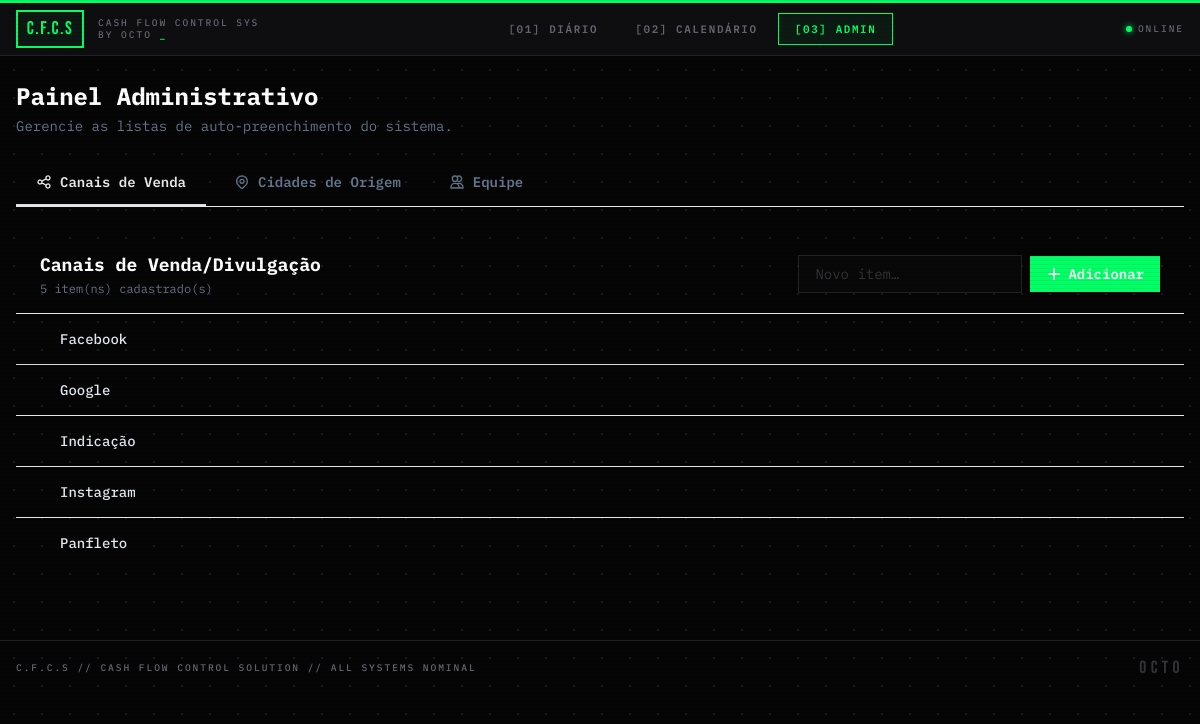
The page /admin on the database its author committed.
### tables this page shows
CREATE TABLE configuracoes (
                id    INTEGER PRIMARY KEY AUTOINCREMENT,
                tipo  TEXT    NOT NULL,
                valor TEXT    NOT NULL,
                UNIQUE(tipo, valor)
            );

### app.py (the view)
@app.route("/admin", methods=["GET"])
def admin():
    canais = get_config("canal")
    cidades = get_config("cidade")
    equipe = get_config("equipe")
    whatsapp_numero = get_whatsapp_numero() or ""
    return render_template(
        "admin.html",
        canais=canais,
        cidades=cidades,
        equipe=equipe,
        whatsapp_numero=whatsapp_numero,
    )

### app.py (called while the page is built)
def get_config(tipo: str) -> list[str]:
    with get_connection() as conn:
        rows = conn.execute(
            "SELECT valor FROM configuracoes WHERE tipo = ? ORDER BY valor",
            (tipo,),
        ).fetchall()
    return [r["valor"] for r in rows]

### database.py (called while the page is built)
def get_connection():
    conn = sqlite3.connect(DB_PATH)
    conn.row_factory = sqlite3.Row
    conn.execute("PRAGMA journal_mode=WAL;")
    conn.execute("PRAGMA foreign_keys=ON;")
    return conn

def get_whatsapp_numero() -> str | None:
    with get_connection() as conn:
        row = conn.execute(
            "SELECT valor FROM configuracoes WHERE tipo = 'whatsapp_numero' LIMIT 1"
        ).fetchone()
    return row["valor"] if row else None

### templates/admin.html (shortened to what this page needs)
{% extends "base.html" %}
{% block content %}
<div class="mb-6 animate-fadeInUp">
  <h1 class="text-2xl font-bold text-white">Painel Administrativo</h1>
  <p class="text-sm text-slate-500 mt-1">Gerencie as listas de auto-preenchimento do sistema.</p>
</div>
<div x-data="{ activeTab: 'canal' }">
  <div class="flex gap-2 mb-6 border-b border-brand-800/40 pb-0 animate-fadeInUp">
    {% for tab, label, icon in [
        ('canal',  'Canais de Venda',    'M8.684 13.342C8.886 12.938 9 12.482 9 12c0-.482-.114-.938-.316-1.342m0 2.684a3 3 0 110-2.684m0 2.684l6.632 3.316m-6.632-6l6.632-3.316m0 0a3 3 0 105.367-2.684 3 3 0 00-5.367 2.684zm0 9.316a3 3 0 105.368 2.684 3 3 0 00-5.368-2.684z'),
        ('cidade', 'Cidades de Origem',  'M17.657 16.657L13.414 20.9a1.998 1.998 0 01-2.827 0l-4.244-4.243a8 8 0 1111.314 0z M15 11a3 3 0 11-6 0 3 3 0 016 0z'),
        ('equipe', 'Equipe',             'M12 4.354a4 4 0 110 5.292M15 21H3v-1a6 6 0 0112 0v1zm0 0h6v-1a6 6 0 00-9-5.197M13 7a4 4 0 11-8 0 4 4 0 018 0z')
    ] %}
      <button onclick="setTab('{{ tab }}')" id="tab-btn-{{ tab }}"
              class="tab-btn flex items-center gap-2 px-5 py-3 text-sm font-semibold rounded-t-xl border-b-2 transition-all
                     {% if loop.first %}text-brand-300 border-brand-500 bg-brand-950/40{% else %}text-slate-500 border-transparent hover:text-slate-300{% endif %}">
        <svg xmlns="http://www.w3.org/2000/svg" class="w-4 h-4" fill="none" viewBox="0 0 24 24" stroke="currentColor" stroke-width="2">
          <path stroke-linecap="round" stroke-linejoin="round" d="{{ icon }}"/>
        </svg>
        {{ label }}
      </button>
  </div>
  {% for tipo, label, items in [
      ('canal',  'Canais de Venda/Divulgação', canais),
      ('cidade', 'Cidades de Origem',          cidades),
      ('equipe', 'Equipe (Fotógrafos e Vendedores)', equipe)
  ] %}
    <div id="tab-{{ tipo }}"
         class="tab-panel {% if not loop.first %}hidden{% endif %} animate-fadeInUp">
      <div class="glass rounded-2xl shadow-card overflow-hidden">
        <div class="px-6 pt-5 pb-4 border-b border-brand-800/40 flex flex-col sm:flex-row sm:items-center gap-4 justify-between">
          <div>
            <h2 class="font-bold text-white text-lg">{{ label }}</h2>
            <p class="text-xs text-slate-500 mt-0.5">{{ items|length }} item(ns) cadastrado(s)</p>
          </div>
          <form action="/admin/add" method="POST" class="flex gap-2 items-center">
            <input type="text" name="valor"
                   class="input-field rounded-xl px-4 py-2 text-sm w-56"
                   placeholder="Novo item…"
                   required
                   id="add-input-{{ tipo }}" />
            <button type="submit"
                    class="btn-primary text-white text-sm font-semibold px-4 py-2 rounded-xl flex items-center gap-1.5 shadow-glow-sm whitespace-nowrap">
              <svg xmlns="http://www.w3.org/2000/svg" class="w-4 h-4" fill="none" viewBox="0 0 24 24" stroke="currentColor" stroke-width="2.5">
                <path stroke-linecap="round" stroke-linejoin="round" d="M12 4v16m8-8H4"/>
              </svg>
              Adicionar
            </button>
          </form>
        </div>
        {% if items %}
          <ul class="divide-y divide-brand-900/50">
            {% for item in items %}
              <li class="flex items-center justify-between px-6 py-3 group hover:bg-brand-900/10 transition-colors">
                <div class="flex items-center gap-3">
                  <div class="w-2 h-2 rounded-full
                              {% if tipo == 'canal' %}bg-brand-500{% elif tipo == 'cidade' %}bg-emerald-500{% else %}bg-amber-500{% endif %}">
                  </div>
                  <span class="text-sm text-slate-200 font-medium">{{ item }}</span>
                </div>
                <form action="/admin/delete" method="POST"
                      onsubmit="return confirm('Remover \'{{ item }}\' da lista?');">
                </form>
              </li>
            {% endfor %}
          </ul>
        {% endif %}
      </div>
    </div>
  {% endfor %}
</div>
{% endblock %}

### templates/base.html (style rules this page uses)
:root { --bg: #050505; --s1: #0E0E10; --s2: #141416; --s3: #1C1C1F; --bd: #222226; --bd2: #2E2E34; --neon: #00FF66; --acid: #CCFF00; --warn: #FFB800; --danger: #FF2255; --wa: #25D366; --txt: #E8E8E8; --dim: #666672; --muted: #333338; }
*, *::before, *::after { box-sizing: border-box; border-radius: 0 !important; }
body { background-color: var(--bg); background-image: radial-gradient(circle, #1A1A1E 1px, transparent 1px); background-size: 28px 28px; color: var(--txt); font-family: 'IBM Plex Mono', monospace; min-height: 100vh; }
body::after { content: ''; position: fixed; inset: 0; background: repeating-linear-gradient( 0deg, transparent 0px, transparent 3px, rgba(0, 0, 0, 0.06) 3px, rgba(0, 0, 0, 0.06) 4px ); pointer-events: none; z-index: 9998; }
.input-field { background: #080808; border: 1px solid var(--bd); color: var(--txt); font-family: 'IBM Plex Mono', monospace; font-size: 0.85rem; outline: none; transition: border-color 0.12s, box-shadow 0.12s; width: 100%; padding: 0.6rem 0.85rem; }
.input-field::placeholder { color: var(--muted); }
.btn-primary { background: var(--neon); color: #050505; padding: 0.6rem 1.4rem; font-size: 0.75rem; }

### rows shown on the page
configuracoes: valor "Facebook"
configuracoes: valor "Google"
configuracoes: valor "Indicação"
configuracoes: valor "Instagram"
configuracoes: valor "Panfleto"

### other values the page prints
{{ label }} "Canais de Venda" "Cidades de Origem" "Equipe"
{{ label }} "Canais de Venda/Divulgação"
{{ items|length }} "5"
